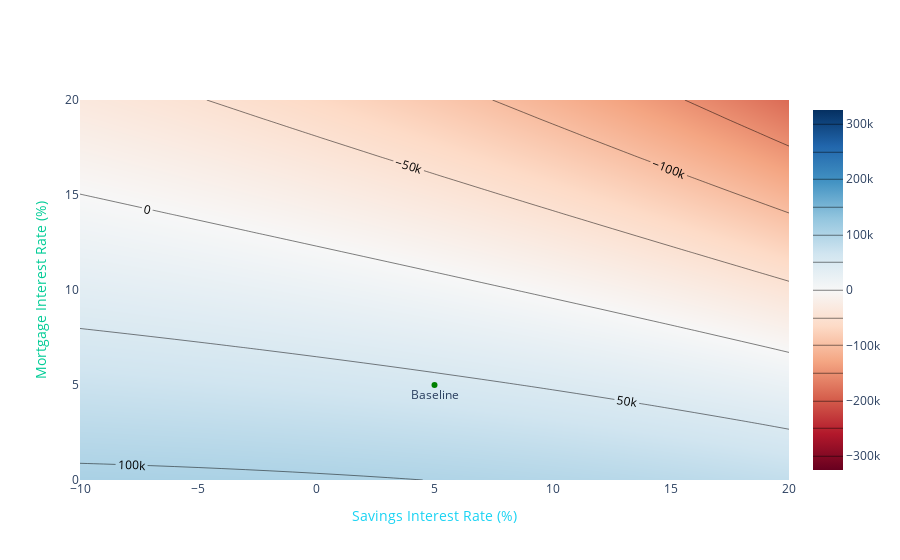

The notebook cell this image was saved under:
### Markdown cell above
## Savings interest rates vs mortgage interest rates

### Code cell
plot_contour_2d("savingsInterestRate", "mortgageInterestRate")

### Figure 1 — Plotly figure (JSON) as saved in the notebook; plotly's stock layout.template omitted (floating-point values rounded to 4 significant figures; data arrays with more than 128 entries replaced by an {"elided": "..."} marker saying what was removed)
{"data": [{"colorscale": [[0, "rgb(103,0,31)"], [0.1, "rgb(178,24,43)"], [0.2, "rgb(214,96,77)"], [0.3, "rgb(244,165,130)"], [0.4, "rgb(253,219,199)"], [0.5, "rgb(247,247,247)"], [0.6, "rgb(209,229,240)"], [0.7, "rgb(146,197,222)"], [0.8, "rgb(67,147,195)"], [0.9, "rgb(33,102,172)"], [1, "rgb(5,48,97)"]], "contours": {"coloring": "heatmap", "end": 300000, "showlabels": true, "size": 50000, "start": -300000}, "type": "contour", "x": {"elided": "651 float values"}, "y": {"elided": "651 float values"}, "z": {"elided": "651 float values"}}, {"marker": {"color": "green"}, "mode": "markers+text", "name": "Baseline", "showlegend": false, "text": ["Baseline"], "textposition": "bottom center", "type": "scatter", "x": [5], "y": [5]}], "layout": {"xaxis": {"title": {"font": {"color": "#19D3F3"}, "text": "Savings Interest Rate (%)"}}, "yaxis": {"title": {"font": {"color": "#00CC96"}, "text": "Mortgage Interest Rate (%)"}}}}
